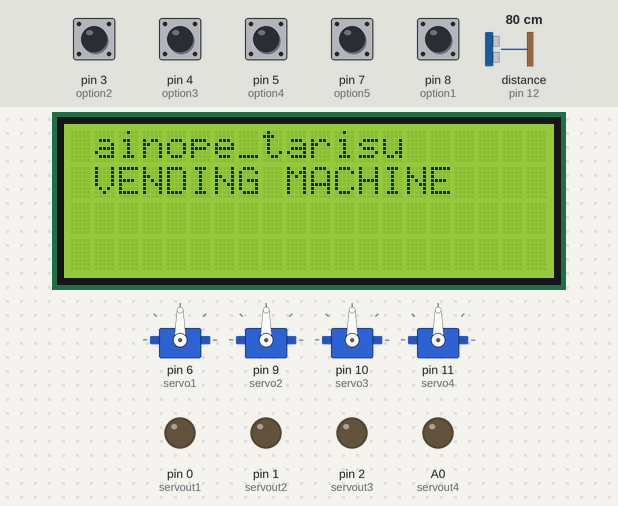
Bench run of a sketch on a simulated Arduino Uno, built with avr-gcc and run on an emulated ATmega328P. Shown: 20×4 character LCD, 4 × servo, output pins drawn as LEDs (lit = HIGH). Inputs (shaded band) come from the test bench; at power-on: pin 3 (option2), pin 4 (option3), pin 5 (option4), pin 7 (option5), pin 8 (option1) HIGH, distance to the obstacle (sensor on pin 12) 80 cm. The echo pulse lasts 58.3 µs per cm; pins used as bus, display or sensor lines are not drawn.

Above: at 1.2 s.
1.3 s: pin 3 (option2) pulled LOW for 1 s
At 4.1 s:
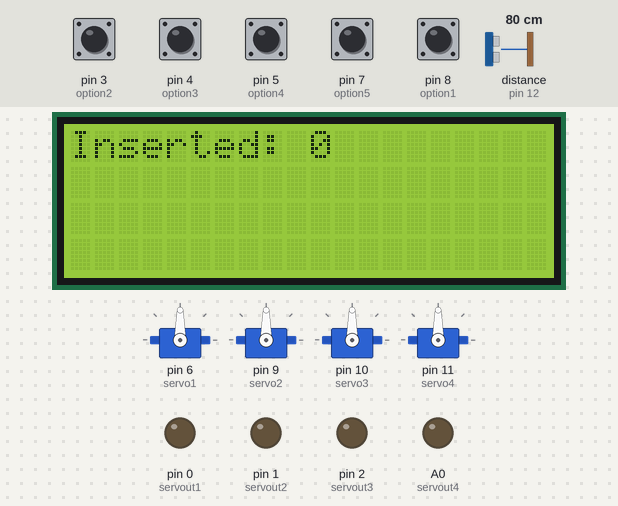
4.8 s: distance to the obstacle (sensor on pin 12) set to 6 cm
6.3 s: distance to the obstacle (sensor on pin 12) set to 3 cm
At 7.9 s:
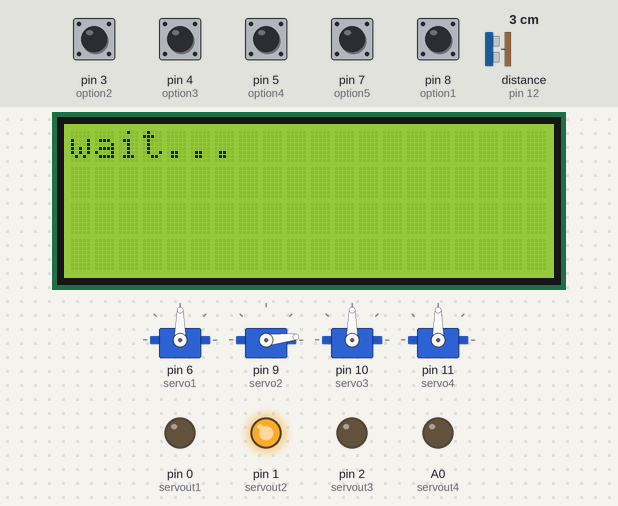
9.3 s: pin 8 (option1) pulled LOW for 3.2 s
At 13.3 s:
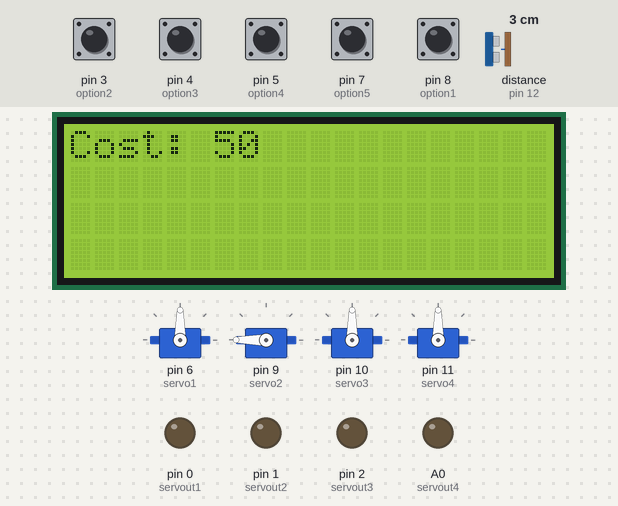
14.0 s: pin 7 (option5) pulled LOW for 3.2 s
At 19.4 s:
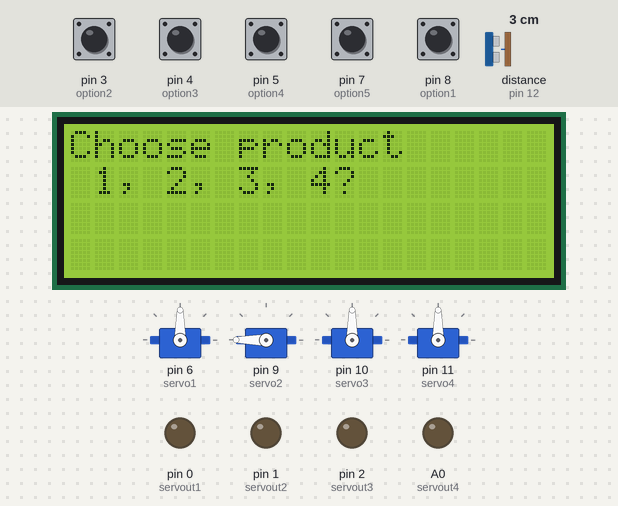
19.7 s: pin 3 (option2) pulled LOW for 0.15 s
At 26.0 s:
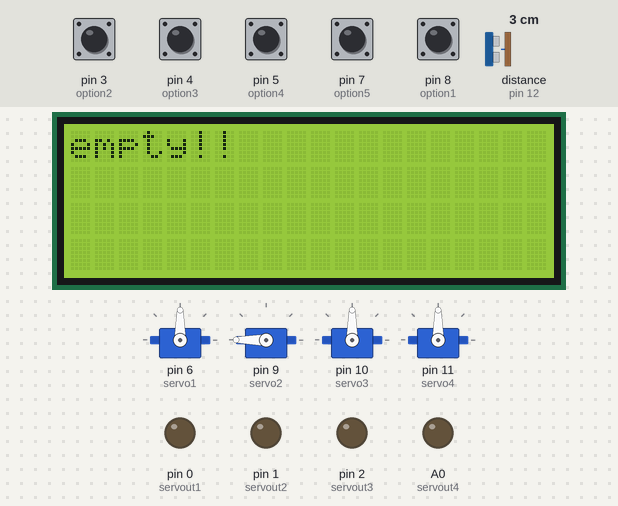
Timing chart, 0 to 27.5 s (numbered marks = the images above; inputs shaded):
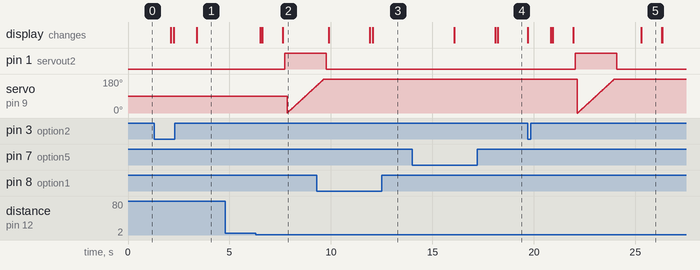

Measured:
- the behaviour switches between 5 and 4 cm on distance to the obstacle (sensor on pin 12) (found by bisection; images 1 and 2)
- after the input at 1.3 s, the display: first differs from a run without the input after 0.96 s (image 1 shows a later state)
- after the input at 4.8 s, every drawn part: stays the same
- after the input at 6.3 s, pin 1 (servout2): LOW → HIGH after 1.4 s; the display: first changes after 0.21 s (image 2 shows a later state)
- after the input at 9.3 s, the display: first differs from a run without the input after 2.8 s (image 3)
- after the input at 14.0 s, pin 0 (servout1): stays LOW (without the input it goes to HIGH after 3.5 s); servo on pin 6 (servo1): stops changing and stays 90°; the display: first changes after 2.1 s (image 4 shows a later state)
- after the input at 19.7 s, pin 1 (servout2): LOW → HIGH after 2.4 s, → LOW 2.0 s later; the display: first changes at once (image 5 shows a later state)
- what the display in image 5 shows lasts 1.0 s, from 25.3 s to 26.3 s

The sketch:

vending.ino
```cpp
#include <LiquidCrystal_I2C.h>
LiquidCrystal_I2C lcd(0x27, 20, 4);
#include <Servo.h>
//#define moneda 7
#define option1 8
#define option2 3
#define option3 4
#define option4 5
#define option5 7
//reverse the actions
#define servout1 0
#define servout2 1
#define servout3 2
#define servout4 A0
#define max 200
int buttonPressed;
Servo servo1;
Servo servo2;
Servo servo3;
Servo servo4;
int pos;
int firstSensorPin1 = 13;
int firstSensorPin2 = 12;
int firstSensor = 0;
int secondSensor = 0;
long distance, duration;
bool triggered1 = false;
bool triggered2 = false;
int total = 2;
int total2= 2;
int total3 = 2;
int total4 = 2;

    bool temp = false;
    bool temp2 = false;
    bool temp3 = false;
    bool temp4 = false;
//NewPing sonar1(firstSensorPin1, firstSensorPin2, max);
//NewPing sonar2(firstSensorPin3, firstSensorPin4, max);

long readUltrasonicDistance(int triggerPin, int echoPin)
{
  pinMode(triggerPin, OUTPUT);  // Clear the trigger
  digitalWrite(triggerPin, LOW);
  delayMicroseconds(2);
  // Sets the trigger pin to HIGH state for 10 microseconds
  digitalWrite(triggerPin, HIGH);
  delayMicroseconds(10);
  digitalWrite(triggerPin, LOW);
  pinMode(echoPin, INPUT);
  // Reads the echo pin, and returns the sound wave travel time in microseconds
  duration = pulseIn(echoPin, HIGH); // duration
  distance = duration * 0.0343/2;
  return duration;
}

void coinInsert();

void lcd_message(int count){
  //lcd.print("Inserted: ");
  //int count= 0;
  delay(100);
  lcd.clear();
  lcd.print("Inserted: " );     //
  lcd.print(count);     //
}

void setup() {

  lcd.init();                         //
  lcd.backlight();                    //
  servo1.attach(6);                   //
  servo2.attach(9);                   //
  servo3.attach(10);                  //
  servo4.attach(11);                  //
  servo1.write(90);                   //
  servo2.write(90);                  //
  servo3.write(90);                   //
  servo4.write(90);                    //
  pinMode(servout1,OUTPUT);
  pinMode(servout2,OUTPUT);
  pinMode(servout3,OUTPUT);
  pinMode(servout4,OUTPUT);

  //pinMode(moneda,INPUT);              //
  pinMode(option1,INPUT_PULLUP);      //
  pinMode(option2,INPUT_PULLUP);      //
  pinMode(option3,INPUT_PULLUP);      //
  pinMode(option4,INPUT_PULLUP);      //
  pinMode(option5,INPUT_PULLUP);//reverse
}
void loop() {
  lcd.clear();                        //
  lcd.setCursor(1, 0);                //
  lcd.print("ainope_tarisu");            //
  lcd.setCursor(1, 1);                //
  lcd.print("VENDING MACHINE");          //
  delay(2000);                        //
  lcd.clear();                        //
  lcd.setCursor(1, 0);                //
  lcd.print("Insert Money");        //
  lcd.setCursor(4, 1);                //
  lcd.print(" 1 tenge");               //

    delay(100);                         //
  lcd.clear();                        //
  lcd.setCursor(0, 0);                //
  lcd.print("Choose product");     //
  lcd.setCursor(0, 1);                //
  lcd.print(" 1, 2, 3, 4?");         //

  int cost = 0;

//void pressed(){
  while (true ) {

                   //
    if (digitalRead(option1) == LOW) {//
      buttonPressed = 1;
           lcd.clear();              //

            lcd.print("Cost: 50");     //
            delay(2000);

      //lcd.clear();              //
      delay(2000);
      cost = 50;
      break;                          //
    }
    if (digitalRead(option2) == LOW) {//
      buttonPressed = 2;
      lcd.clear();               //
      lcd.print("Cost: 100");     //
      delay(1000);
      cost = 100;
      break;                          //
    }
    if (digitalRead(option3) == LOW) {//
      buttonPressed = 3;              //
      lcd.clear();               //
      lcd.print("Cost: 200");     //
      delay(1000);
      cost = 200;
      break;                          //
    }
    if (digitalRead(option4) == LOW) {//
      buttonPressed = 4;              //
            lcd.clear();               //

      lcd.print("Cost: 150");     //
      delay(1000);
      cost = 150;
      break;                          //
    }
  }

  int count = 0;


  if(total <= 0 && buttonPressed == 1){
    lcd.clear();
    temp = false;
   //lcd.print("empty!!");
    //delay(1000);
    //break;
  }

   // case 2:
    else if(total2 <= 0 && buttonPressed == 2){
    lcd.clear();
    //lcd.print("empty!!");
    delay(1000);
    temp2 = true;
    lcd.clear();
   // break;
  }

   // case 3:
     else if(total3 <= 0 && buttonPressed == 3){
    lcd.clear();
    //lcd.print("empty!!");
   // delay(1000);
   temp3 = true;
    lcd.clear();
    //break;
  }

    //case 4:
     else if(total4 <= 0 && buttonPressed == 4){
    lcd.clear();
    temp4 = true;
   // lcd.print("empty!!");
   // delay(1000);
    lcd.clear();
   // break;
  }
else{
  while(count < cost){ // && (total||total2||total3||total4
    //switch(total)
     //

   // case 1:
        //secondSensor = 0.01723 * readUltrasonicDistance(firstSensorPin4, firstSensorPin3);
      // firstSensor = (0.343 * readUltrasonicDistance(firstSensorPin2, firstSensorPin3))/2;
    firstSensor = 0.1734* readUltrasonicDistance(firstSensorPin1, firstSensorPin2);
       // lcd.print("Inserted: \n" );     //
        // cutton 1
    //  unsigned int dist = ping_cm();
        if (firstSensor < 50 ){
           count+=50;
         /// break;
          //lcd.print(count);     //
          //  delay(100);
            //triggered2=false;
            //break;
          }
          if (digitalRead(option5) == LOW) {
            break;
          }

  lcd_message(count);
  }
  }
  if (digitalRead(option5) == LOW) {
  loop();
  }
  delay(1000);
  lcd.clear();                        //
  lcd.setCursor(0, 0);                //
  lcd.print("wait...");         //
  delay(100);
     switch (buttonPressed) {          //

    case 1:
    delay(100);
       delay(100);
  if(total <= 0){
    lcd.clear();
    lcd.print("empty!!");
    delay(1000);
    lcd.clear();
    break;
  }
          total--;
          //
    digitalWrite(servout1, HIGH);
    delay(1000);                      //
                    //


  for (pos = 0; pos <=180; pos += 1) {
    servo1.write(pos);
    delay(10);
    }

    digitalWrite(servout1, LOW);

     count = 0;
                  //   total --;

    break;                            //

    case 2:
      if(total2 <= 0){
    lcd.clear();
    lcd.print("empty!!");
    delay(1000);
    lcd.clear();
    break;
  }
          //total--;                       //
    digitalWrite(servout2, HIGH);
      delay(100);

  for (pos = 0; pos <=180; pos += 1) {
    servo2.write(pos);
    delay(10);
    }

    delay(100);                      //
    digitalWrite(servout2, LOW);                 //
    delay(100);
          total2--;

    break;                            //
    count = 0;

    case 3:
      if(total3 <= 0){
    lcd.clear();
    lcd.print("empty!!");
    delay(1000);
    lcd.clear();
    break;
  }
          //total3--;
    digitalWrite(servout3, HIGH);

          delay(100);
  for (pos = 0; pos <=540; pos += 1) {
    servo3.write(pos);
    delay(10);
    }

      total3--;


    digitalWrite(servout3, LOW);                 //

    delay(100);
    break;                            //

    case 4:
      if(total4 <= 0){
    lcd.clear();
    lcd.print("empty!!");
    delay(1000);
    lcd.clear();
    break;
  }
    digitalWrite(servout4, HIGH);               //

          delay(100);
  for (pos = 0; pos <=720; pos += 1) {
    servo4.write(pos);
    delay(10);
    }
                   //
        count = 0;
          total4--;                        //

    digitalWrite(servout4, LOW);                 //
    delay(100);
    break;                            //
  }
}
```
